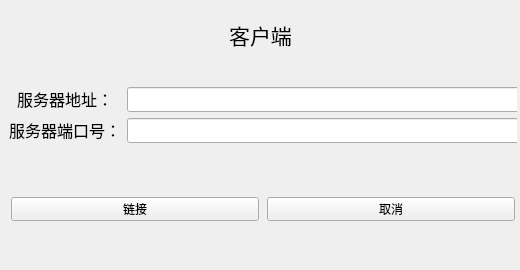
<?xml version="1.0" encoding="UTF-8"?>
<ui version="4.0">
 <class>Widget</class>
 <widget class="QWidget" name="Widget">
  <property name="geometry">
   <rect>
    <x>0</x>
    <y>0</y>
    <width>520</width>
    <height>270</height>
   </rect>
  </property>
  <property name="minimumSize">
   <size>
    <width>520</width>
    <height>270</height>
   </size>
  </property>
  <property name="maximumSize">
   <size>
    <width>520</width>
    <height>270</height>
   </size>
  </property>
  <property name="windowTitle">
   <string>Widget</string>
  </property>
  <widget class="QLabel" name="label">
   <property name="geometry">
    <rect>
     <x>160</x>
     <y>10</y>
     <width>201</width>
     <height>51</height>
    </rect>
   </property>
   <property name="text">
    <string>&lt;html&gt;&lt;head/&gt;&lt;body&gt;&lt;p align=&quot;center&quot;&gt;&lt;span style=&quot; font-size:16pt;&quot;&gt;客户端&lt;/span&gt;&lt;/p&gt;&lt;/body&gt;&lt;/html&gt;</string>
   </property>
  </widget>
  <widget class="QWidget" name="">
   <property name="geometry">
    <rect>
     <x>9</x>
     <y>39</y>
     <width>508</width>
     <height>231</height>
    </rect>
   </property>
   <layout class="QVBoxLayout" name="verticalLayout_3">
    <item>
     <layout class="QHBoxLayout" name="horizontalLayout">
      <item>
       <layout class="QVBoxLayout" name="verticalLayout_2">
        <item>
         <widget class="QLabel" name="label_2">
          <property name="text">
           <string>&lt;html&gt;&lt;head/&gt;&lt;body&gt;&lt;p align=&quot;center&quot;&gt;&lt;span style=&quot; font-size:12pt;&quot;&gt;  服务器地址：&lt;/span&gt;&lt;/p&gt;&lt;/body&gt;&lt;/html&gt;</string>
          </property>
         </widget>
        </item>
        <item>
         <widget class="QLabel" name="label_3">
          <property name="text">
           <string>&lt;html&gt;&lt;head/&gt;&lt;body&gt;&lt;p align=&quot;center&quot;&gt;&lt;span style=&quot; font-size:12pt;&quot;&gt;服务器端口号：&lt;/span&gt;&lt;/p&gt;&lt;/body&gt;&lt;/html&gt;</string>
          </property>
         </widget>
        </item>
       </layout>
      </item>
      <item>
       <layout class="QVBoxLayout" name="verticalLayout">
        <item>
         <widget class="QLineEdit" name="ipLineEdit">
          <property name="minimumSize">
           <size>
            <width>412</width>
            <height>25</height>
           </size>
          </property>
          <property name="maximumSize">
           <size>
            <width>412</width>
            <height>25</height>
           </size>
          </property>
         </widget>
        </item>
        <item>
         <widget class="QLineEdit" name="portLineEdit">
          <property name="minimumSize">
           <size>
            <width>412</width>
            <height>25</height>
           </size>
          </property>
          <property name="maximumSize">
           <size>
            <width>412</width>
            <height>25</height>
           </size>
          </property>
         </widget>
        </item>
       </layout>
      </item>
     </layout>
    </item>
    <item>
     <layout class="QHBoxLayout" name="horizontalLayout_2">
      <item>
       <widget class="QPushButton" name="connectButton">
        <property name="minimumSize">
         <size>
          <width>248</width>
          <height>24</height>
         </size>
        </property>
        <property name="maximumSize">
         <size>
          <width>248</width>
          <height>24</height>
         </size>
        </property>
        <property name="text">
         <string>链接</string>
        </property>
       </widget>
      </item>
      <item>
       <widget class="QPushButton" name="cancelButton">
        <property name="minimumSize">
         <size>
          <width>248</width>
          <height>24</height>
         </size>
        </property>
        <property name="maximumSize">
         <size>
          <width>248</width>
          <height>24</height>
         </size>
        </property>
        <property name="text">
         <string>取消</string>
        </property>
       </widget>
      </item>
     </layout>
    </item>
   </layout>
  </widget>
 </widget>
 <resources/>
 <connections/>
</ui>
